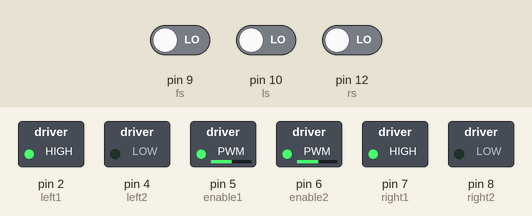
The sketch below on a simulated Arduino Uno, built with avr-gcc and run on an emulated ATmega328P. On the bench: switched loads named in the sketch (green lamp = pin HIGH). Inputs (shaded band) come from the test bench; at power-on: pin 9 (fs) LOW, pin 10 (ls) LOW, pin 12 (rs) LOW.

Above: at 1.2 s.
1.3 s: pin 9 (fs) driven HIGH
At 5.5 s:
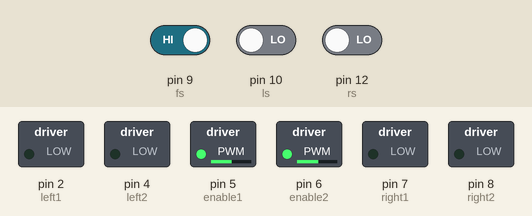
6.0 s: pin 9 (fs) driven LOW
At 8.5 s:
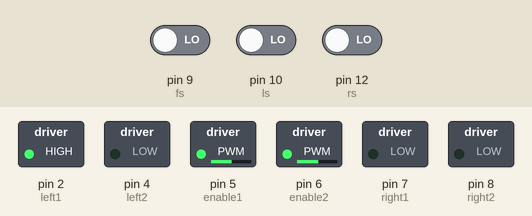
11.4 s: pin 10 (ls) driven HIGH
At 12.0 s:
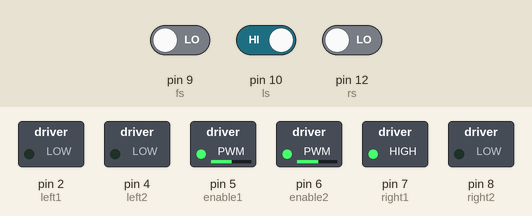
13.0 s: pin 10 (ls) driven LOW
At 14.7 s:
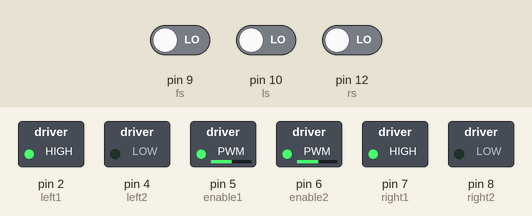
Timing chart, 0 to 20.0 s (numbered marks = the images above; inputs shaded):
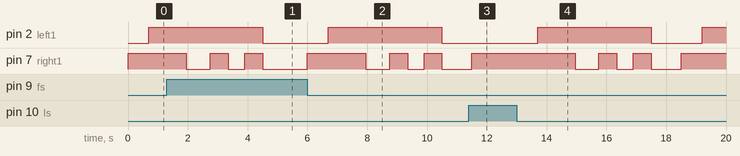

Measured:
- after the input at 1.3 s, pin 7 (right1): goes on until 4.5 s, then stays LOW
- after the input at 6.0 s, pin 2 (left1): LOW → HIGH after 0.70 s, → LOW 3.8 s later; pin 7 (right1): goes HIGH 2.0 s, LOW 0.80 s, HIGH 0.60 s, LOW 0.55 s, HIGH 0.60 s, then LOW, starting at once
- after the input at 11.4 s, pin 2 (left1): stays LOW (without the input it goes to HIGH after 0.80 s)
- after the input at 13.0 s, pin 2 (left1): LOW → HIGH after 0.70 s, → LOW 3.8 s later, → HIGH 1.7 s later; pin 7 (right1): goes LOW 0.80 s, HIGH 0.60 s, LOW 0.55 s, HIGH 0.60 s, LOW 1.0 s, then HIGH, starting after 2.0 s

The sketch:

sketch_sep26b.ino
```cpp
int left1=2, left2=4, right1=7, right2=8, enable1=5, enable2=6, ls=10, rs=12, fs=9 ;


void setup()
{
  pinMode(ls, INPUT);
  pinMode(rs, INPUT);
  pinMode(fs, INPUT); // front sensor

  pinMode(left1,OUTPUT);
  pinMode(left2,OUTPUT);

  pinMode(right1,OUTPUT);
  pinMode(right2,OUTPUT);

  analogWrite(enable1,130);
  analogWrite(enable2,135);  // Left Motor Forward
}

void loop()
{

if(digitalRead(ls)==HIGH && digitalRead(rs)==HIGH && digitalRead(fs)==HIGH) // Move Forward on line
forward();
else if(digitalRead(ls)==LOW && (digitalRead(rs)==HIGH && digitalRead(fs)==HIGH)) // turn left by rotationg left motors in forward and right ones in backward direction
right();
else if(digitalRead(ls)==HIGH && digitalRead(rs)==LOW && digitalRead(fs)==HIGH) // Turn right by rotating right motors in forward and left ones in backward direction
left();
else if(digitalRead(ls)==LOW && digitalRead(rs)==LOW && digitalRead(fs)==HIGH) // Finish line, stop both the motors
stoprob();

else if ( digitalRead(fs)==LOW )  //front sensor
 {
  Serial.println(fs);
    right();
  delay(700);
    forward();
  delay(1250);
    left();
  delay(800);
    forward();
  delay(600);
    left();
  delay(550);
    forward();
  delay(400);

   do {
       forward();

   }  while(digitalRead(ls)==HIGH && digitalRead(rs)==HIGH);


  delay(200);
  stoprob();
  delay(1000);

  while(digitalRead(ls)==HIGH)
  {
    right();
//    forward();
 }
}
}


void stoprob()
{
  digitalWrite(left1, LOW);
  digitalWrite(left2, LOW);
  digitalWrite(right1, LOW);
  digitalWrite(right2, LOW);

  }


  void right()
  {
  digitalWrite(left1, LOW);
  digitalWrite(left2, LOW);
  digitalWrite(right1, HIGH);
  digitalWrite(right2, LOW);
      }


  void left()
  {
  digitalWrite(left1, HIGH);
  digitalWrite(left2, LOW);
  digitalWrite(right1, LOW);
  digitalWrite(right2, LOW);
      }


void forward()
  {
   digitalWrite(left1, HIGH);
  digitalWrite(left2, LOW);
  digitalWrite(right1, HIGH);
  digitalWrite(right2, LOW);
    }
```
